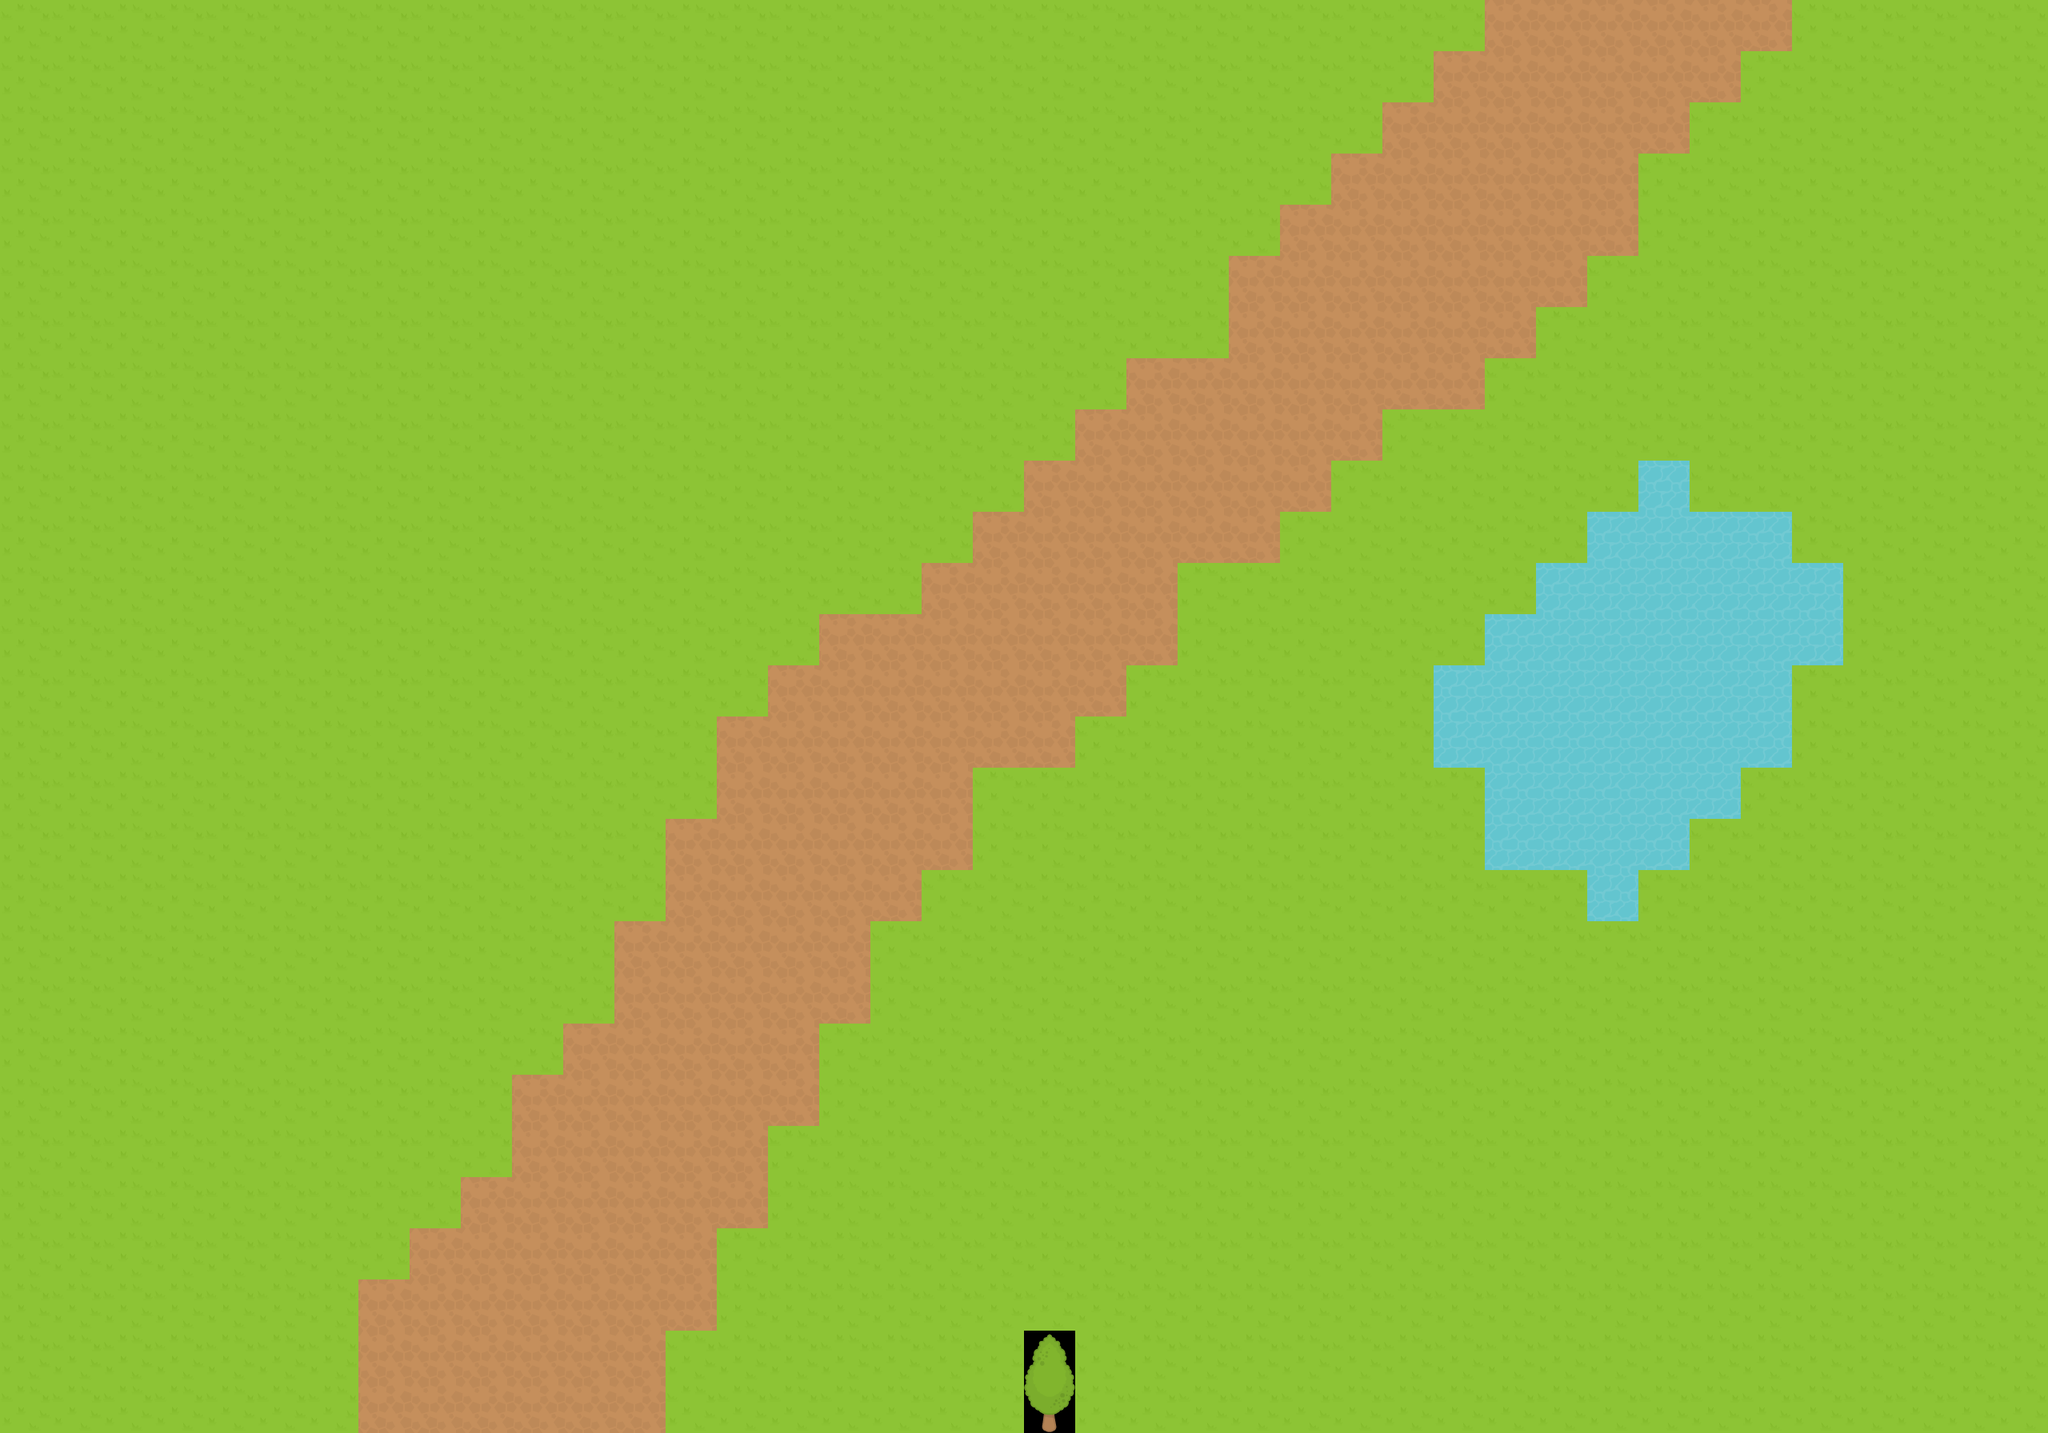

A level layout from a 2D game, rendered from its tile map. Below: a short description, then the map file with its tile-grid data intact:
An orthogonal 40x28 tile map with 64x64 px tiles, 1 tile layer (Tile Layer 1).

<map version="1.2" tiledversion="1.2.2" orientation="orthogonal" renderorder="right-down" width="40" height="28" tilewidth="64" tileheight="64" infinite="0" nextlayerid="2" nextobjectid="1">
 <tileset firstgid="1" name="rpgTile" tilewidth="64" tileheight="64" tilecount="260" columns="20">
  <image source="rpgTiles.png" width="1280" height="832" />
 </tileset>
 <layer id="1" name="Tile Layer 1" width="40" height="28">
  <data encoding="csv">
22,22,22,22,22,22,22,22,22,22,22,22,22,22,22,22,22,22,22,22,22,22,22,22,22,22,22,22,22,27,27,27,27,27,27,22,22,22,22,22,
22,22,22,22,22,22,22,22,22,22,22,22,22,22,22,22,22,22,22,22,22,22,22,22,22,22,22,22,27,27,27,27,27,27,22,22,22,22,22,22,
22,22,22,22,22,22,22,22,22,22,22,22,22,22,22,22,22,22,22,22,22,22,22,22,22,22,22,27,27,27,27,27,27,22,22,22,22,22,22,22,
22,22,22,22,22,22,22,22,22,22,22,22,22,22,22,22,22,22,22,22,22,22,22,22,22,22,27,27,27,27,27,27,22,22,22,22,22,22,22,22,
22,22,22,22,22,22,22,22,22,22,22,22,22,22,22,22,22,22,22,22,22,22,22,22,22,27,27,27,27,27,27,27,22,22,22,22,22,22,22,22,
22,22,22,22,22,22,22,22,22,22,22,22,22,22,22,22,22,22,22,22,22,22,22,22,27,27,27,27,27,27,27,22,22,22,22,22,22,22,22,22,
22,22,22,22,22,22,22,22,22,22,22,22,22,22,22,22,22,22,22,22,22,22,22,22,27,27,27,27,27,27,22,22,22,22,22,22,22,22,22,22,
22,22,22,22,22,22,22,22,22,22,22,22,22,22,22,22,22,22,22,22,22,22,27,27,27,27,27,27,27,22,22,22,22,22,22,22,22,22,22,22,
22,22,22,22,22,22,22,22,22,22,22,22,22,22,22,22,22,22,22,22,22,27,27,27,27,27,27,22,22,22,22,22,22,22,22,22,22,22,22,22,
22,22,22,22,22,22,22,22,22,22,22,22,22,22,22,22,22,22,22,22,27,27,27,27,27,27,22,22,22,22,22,22,32,22,22,22,22,22,22,22,
22,22,22,22,22,22,22,22,22,22,22,22,22,22,22,22,22,22,22,27,27,27,27,27,27,22,22,22,22,22,22,32,32,32,32,22,22,22,22,22,
22,22,22,22,22,22,22,22,22,22,22,22,22,22,22,22,22,22,27,27,27,27,27,22,22,22,22,22,22,22,32,32,32,32,32,32,22,22,22,22,
22,22,22,22,22,22,22,22,22,22,22,22,22,22,22,22,27,27,27,27,27,27,27,22,22,22,22,22,22,32,32,32,32,32,32,32,22,22,22,22,
22,22,22,22,22,22,22,22,22,22,22,22,22,22,22,27,27,27,27,27,27,27,22,22,22,22,22,22,32,32,32,32,32,32,32,22,22,22,22,22,
22,22,22,22,22,22,22,22,22,22,22,22,22,22,27,27,27,27,27,27,27,22,22,22,22,22,22,22,32,32,32,32,32,32,32,22,22,22,22,22,
22,22,22,22,22,22,22,22,22,22,22,22,22,22,27,27,27,27,27,22,22,22,22,22,22,22,22,22,22,32,32,32,32,32,22,22,22,22,22,22,
22,22,22,22,22,22,22,22,22,22,22,22,22,27,27,27,27,27,27,22,22,22,22,22,22,22,22,22,22,32,32,32,32,22,22,22,22,22,22,22,
22,22,22,22,22,22,22,22,22,22,22,22,22,27,27,27,27,27,22,22,22,22,22,22,22,22,22,22,22,22,22,32,22,22,22,22,22,22,22,22,
22,22,22,22,22,22,22,22,22,22,22,22,27,27,27,27,27,22,22,22,22,22,22,22,22,22,22,22,22,22,22,22,22,22,22,22,22,22,22,22,
22,22,22,22,22,22,22,22,22,22,22,22,27,27,27,27,27,22,22,22,22,22,22,22,22,22,22,22,22,22,22,22,22,22,22,22,22,22,22,22,
22,22,22,22,22,22,22,22,22,22,22,27,27,27,27,27,22,22,22,22,22,22,22,22,22,22,22,22,22,22,22,22,22,22,22,22,22,22,22,22,
22,22,22,22,22,22,22,22,22,22,27,27,27,27,27,27,22,22,22,22,22,22,22,22,22,22,22,22,22,22,22,22,22,22,22,22,22,22,22,22,
22,22,22,22,22,22,22,22,22,22,27,27,27,27,27,22,22,22,22,22,22,22,22,22,22,22,22,22,22,22,22,22,22,22,22,22,22,22,22,22,
22,22,22,22,22,22,22,22,22,27,27,27,27,27,27,22,22,22,22,22,22,22,22,22,22,22,22,22,22,22,22,22,22,22,22,22,22,22,22,22,
22,22,22,22,22,22,22,22,27,27,27,27,27,27,22,22,22,22,22,22,22,22,22,22,22,22,22,22,22,22,22,22,22,22,22,22,22,22,22,22,
22,22,22,22,22,22,22,27,27,27,27,27,27,27,22,22,22,22,22,22,22,22,22,22,22,22,22,22,22,22,22,22,22,22,22,22,22,22,22,22,
22,22,22,22,22,22,22,27,27,27,27,27,27,22,22,22,22,22,22,22,201,22,22,22,22,22,22,22,22,22,22,22,22,22,22,22,22,22,22,22,
22,22,22,22,22,22,22,27,27,27,27,27,27,22,22,22,22,22,22,22,221,22,22,22,22,22,22,22,22,22,22,22,22,22,22,22,22,22,22,22
</data>
 </layer>
</map>
